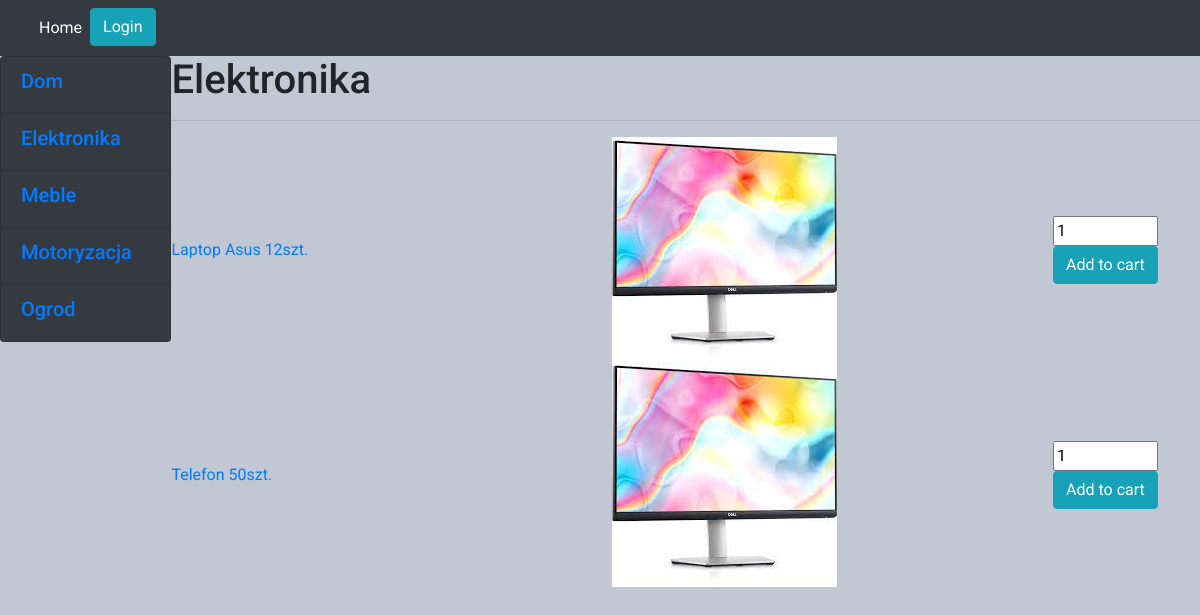
The page /products/1 on the database as committed earlier.
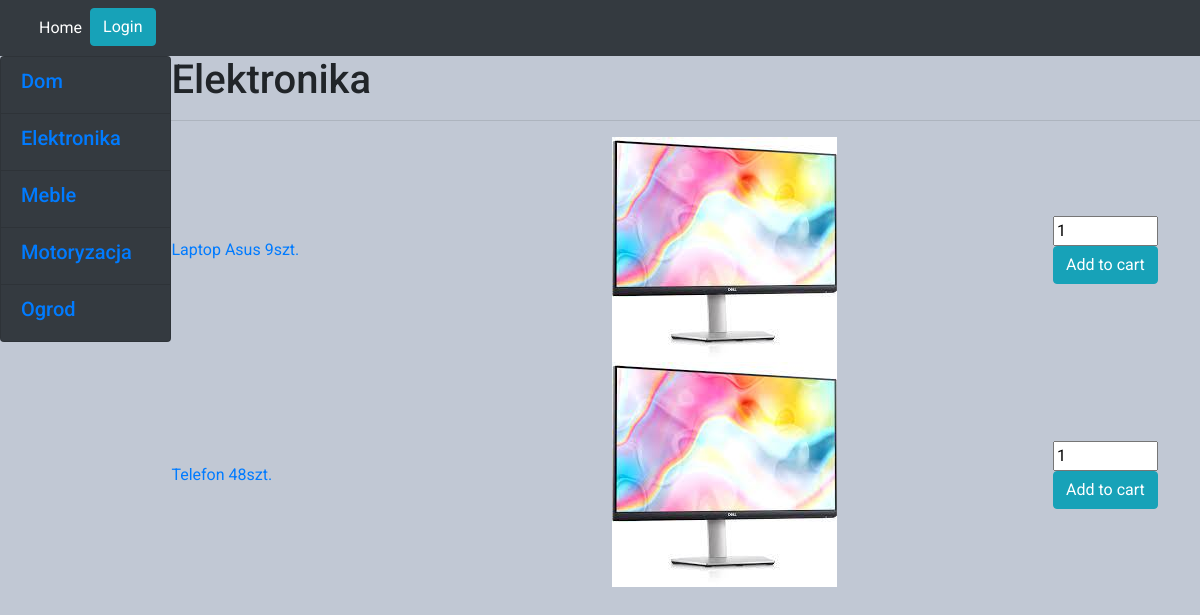
The same page on the database as committed later.
### base/models.py (models this page shows, shortened)
class Product(models.Model):
    name = models.CharField(max_length=200)
    description = models.TextField(max_length=200)
    category = models.ForeignKey(Category, on_delete=models.SET_NULL, null=True)
    price = models.FloatField()
    quantity = models.IntegerField()
    picture = models.ImageField(null=True, blank=True, default="index.jpeg")

### base/views.py (the view)
# urls.py: path('products/<str:pk>', cache_page(CACHE_TTL)(views.CategoryDetails.as_view()), name='products'),
class CategoryDetails(DetailView):
    template_name = 'base/products.html'
    context_object_name = 'category'
    model = Category
    def get_context_data(self, *args, **kwargs):
        context = super(CategoryDetails, self).get_context_data(*args, **kwargs)
        categories = Category.objects.all()
        products = Product.objects.filter(category=context['category']).filter(quantity__gt=0)
        if len(products) == 0:
            messages.error(self.request, 'This category is empty')
        context['categories'] = categories
        context['products'] = products
        return context

### base/templates/base/products.html (shortened to what this page needs)
{% extends 'main.html' %}
{% block content %}
<div class="main-container">
    <div>
        {% include 'base/cat_menu_component.html' %}
    </div>
    <div>
        <h1>{{category.name}}</h1>
        <hr>
        <div class="items-container">
            {% for prod in products %}
            <div class="d-flex align-items-center"><a  href="{% url 'product_details' pk=prod.id %}">{{prod.name}} {{prod.quantity}}szt.</a></div>
            <div><img src="{{prod.picture.url}}"/></div>
            <div class="d-flex align-items-center">
                <form method="POST" action="{% url 'add_to_cart' prod.id %}">
                    <div class="buyer"><input type="number" value="1" id="quantity" name="quantity" min="1"
                                              max="{{ prod.quantity }}">
                        <input class="btn btn-info" type="submit" value="Add to cart"></div>
                </form>
            </div>
            {% endfor %}
        </div>
    </div>
</div>
{% endblock content %}

Rows that differ between the two databases and show on the page:
changed Product "Laptop Asus": quantity "12" → "9"
changed Product "Telefon": quantity "50" → "48"
